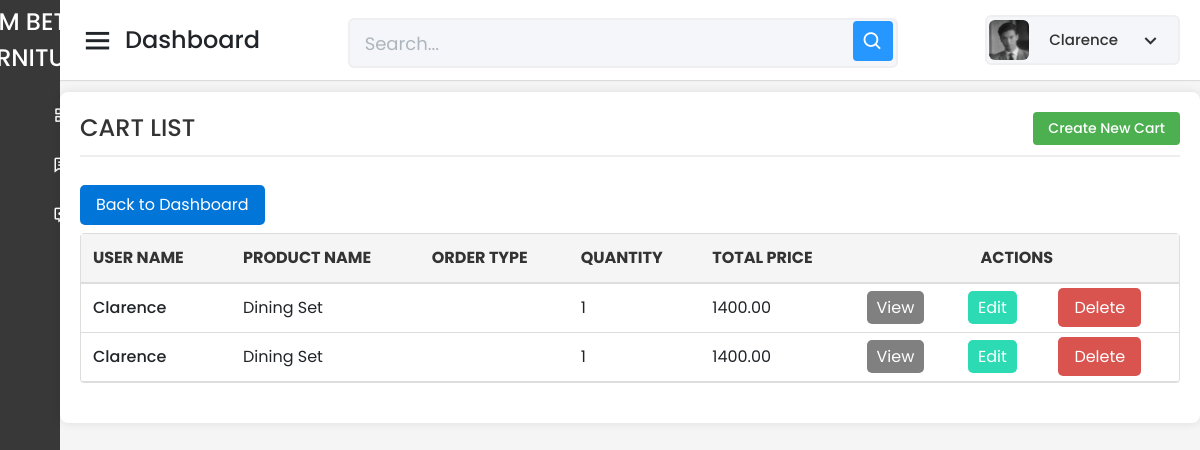
The app's page /Capstone_Admin/cart/read-all-cart-form.php (signed in), older data.
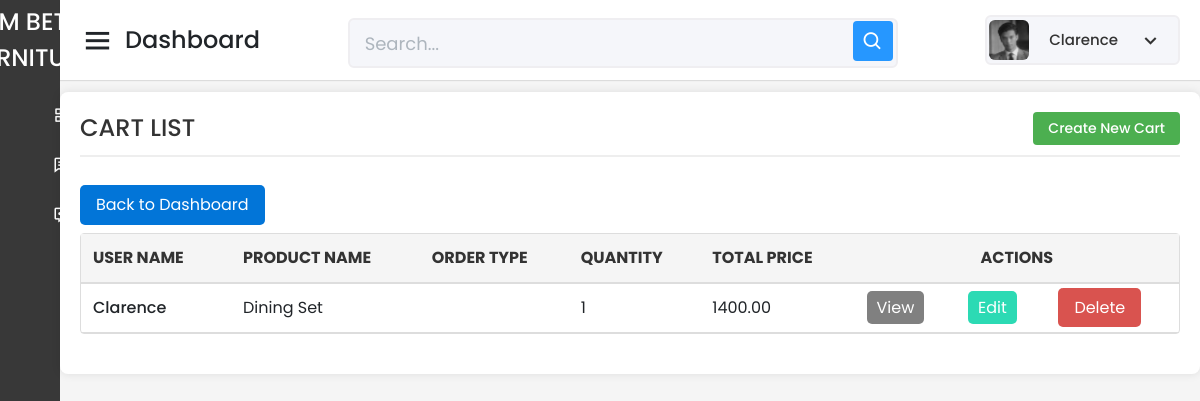
The same page, newer data.
### tables this page shows
CREATE TABLE `tbl_cart` (
  `Cart_ID` int(11) NOT NULL AUTO_INCREMENT,
  `User_ID` varchar(150) NOT NULL,
  `Product_ID` int(11) NOT NULL,
  `Quantity` int(11) NOT NULL,
  `Price` decimal(10,2) NOT NULL,
  `Total_Price` decimal(10,2) NOT NULL DEFAULT 0.00,
  `Order_Type` enum('pre_order','ready_made') NOT NULL DEFAULT 'ready_made',
  `Date_Added` timestamp NOT NULL DEFAULT current_timestamp(),
  PRIMARY KEY (`Cart_ID`),
  KEY `User_ID` (`User_ID`),
  KEY `Product_ID` (`Product_ID`),
  CONSTRAINT `tbl_cart_ibfk_1` FOREIGN KEY (`User_ID`) REFERENCES `tbl_user_info` (`User_ID`),
  CONSTRAINT `tbl_cart_ibfk_2` FOREIGN KEY (`Product_ID`) REFERENCES `tbl_prod_info` (`Product_ID`)
);

CREATE TABLE `tbl_user_info` (
  `User_ID` varchar(150) NOT NULL,
  `Last_Name` varchar(300) DEFAULT NULL,
  `First_Name` varchar(300) DEFAULT NULL,
  `Middle_Name` varchar(300) DEFAULT NULL,
  `Home_Address` varchar(300) DEFAULT NULL,
  `Email_Address` varchar(300) DEFAULT NULL,
  `Mobile_Number` varchar(300) DEFAULT NULL,
  `Status` varchar(300) DEFAULT NULL,
  `Password` varchar(150) DEFAULT NULL,
  `PicPath` varchar(750) DEFAULT NULL,
  `reset_code` int(11) DEFAULT NULL,
  `reset_code_expiry` datetime DEFAULT NULL,
  PRIMARY KEY (`User_ID`)
);

CREATE TABLE `tbl_prod_info` (
  `Product_ID` int(11) NOT NULL AUTO_INCREMENT,
  `Product_Name` varchar(255) NOT NULL,
  `Description` text DEFAULT NULL,
  `Category` varchar(100) DEFAULT NULL,
  `Sizes` varchar(100) DEFAULT NULL,
  `Color` varchar(50) DEFAULT NULL,
  `Stock` varchar(100) DEFAULT NULL,
  `Assembly_Required` varchar(255) DEFAULT NULL,
  `ImageURL` varchar(255) DEFAULT NULL,
  `Price` varchar(255) NOT NULL,
  `Sold` varchar(255) DEFAULT NULL,
  `DateAdded` timestamp NOT NULL DEFAULT current_timestamp(),
  `LastUpdate` timestamp NOT NULL DEFAULT current_timestamp() ON UPDATE current_timestamp(),
  `GLB_File_URL` varchar(255) DEFAULT NULL,
  `product_type` enum('readymade','custom') DEFAULT 'readymade',
  PRIMARY KEY (`Product_ID`)
);

### Capstone_Admin/cart/read-all-cart-form.php (the view, shortened to what this page needs)
<?php
include '../config/database.php';
$adminId = $_SESSION['admin_id'];
$stmt = $pdo->prepare("SELECT First_Name, PicPath FROM tbl_admin_info WHERE Admin_ID = :admin_id");
$stmt->bindParam(':admin_id', $adminId);
$stmt->execute();
$admin = $stmt->fetch(PDO::FETCH_ASSOC);
$adminName = htmlspecialchars($admin['First_Name']);
$profilePicPath = htmlspecialchars($admin['PicPath']);
$search = isset($_GET['search']) ? $_GET['search'] : '';
$query = "
    SELECT
        tbl_cart.Cart_ID,
        tbl_user_info.First_Name AS User_Name,
        tbl_prod_info.Product_Name,
        tbl_cart.Order_Type,
        tbl_cart.Quantity,
        tbl_cart.Total_Price
    FROM tbl_cart
    JOIN tbl_user_info ON tbl_cart.User_ID = tbl_user_info.User_ID
    JOIN tbl_prod_info ON tbl_cart.Product_ID = tbl_prod_info.Product_ID
    WHERE tbl_user_info.First_Name LIKE :search
    OR tbl_user_info.Last_Name LIKE :search
    OR tbl_prod_info.Product_Name LIKE :search
    OR tbl_cart.Order_Type LIKE :search
";
$stmt = $pdo->prepare($query);
$searchParam = '%' . $search . '%';
$stmt->bindParam(':search', $searchParam, PDO::PARAM_STR);
$stmt->execute();
$rows = $stmt->fetchAll(PDO::FETCH_ASSOC);
?>
<!DOCTYPE html>
<html lang="en" dir="ltr">
<head>
    <link href="../static/css/bootstrap.min.css" rel="stylesheet">
    <link href="../static/css-files/dashboard.css" rel="stylesheet">
    <link href="../static/css-files/button.css" rel="stylesheet">
    <link href="../static/css-files/admin_homev2.css" rel="stylesheet">
    <link href="https://unpkg.com/boxicons@2.0.7/css/boxicons.min.css" rel="stylesheet" />
</head>
<body>
    <div class="sidebar">
      <div class="logo-details">
        <span class="logo_name">
            <img src="../static/images/rm raw png.png" alt="RM BETIS FURNITURE"  class="logo_name">
        </span>
    </div>
        <ul class="nav-links">
            <li>
                <a href="../dashboard/dashboard.php" class="">
                    <span class="links_name">Dashboard</span>
                </a>
            </li>
            <li>
                <a href="../purchase-history/read-all-history-form.php" class="">
                    <span class="links_name">All Purchase History</span>
                </a>
            </li>
            <li>
    <a href="../reviews/read-all-reviews-form.php">
        <span class="links_name">All Reviews</span>
    </a>
</li>
        </ul>
    </div>
    <section class="home-section">
    <nav>
            <div class="sidebar-button">
                <i class="bx bx-menu sidebarBtn"></i>
                <span class="dashboard">Dashboard</span>
            </div>
            <div class="search-box">
                <input type="text" placeholder="Search..." />
                <i class="bx bx-search"></i>
            </div>
            <div class="profile-details" onclick="toggleDropdown()">
    <img src="../<?php echo $profilePicPath; ?>" alt="Profile Picture" />
    <span class="admin_name"><?php echo $adminName; ?></span>
    <i class="bx bx-chevron-down dropdown-button"></i>
</div>
 </nav>
<br>
<br>
<br>
<div class="container_boxes">
    <h4>CART LIST <a href="create-cart-form.php">Create New Cart</a></h4>
    <div class="button-container">
                    <a href="../dashboard/dashboard.php" class="buttonBack">Back to Dashboard</a>
                </div>
    <table width="100%" border="1" cellspacing="5">
        <tr>
            <th>USER NAME</th>
            <th>PRODUCT NAME</th>
            <th>ORDER TYPE</th>
            <th>QUANTITY</th>
            <th>TOTAL PRICE</th>
            <th colspan="3" style="text-align: center;">ACTIONS</th>
        </tr>
        <?php
        foreach ($rows as $row) {
            $cartID = htmlspecialchars($row["Cart_ID"]);
            $userName = htmlspecialchars($row["User_Name"]);
            $productName = htmlspecialchars($row["Product_Name"]);
            $orderType = htmlspecialchars($row["Order_Type"]);
            $quantity = htmlspecialchars($row["Quantity"]);
            $totalPrice = number_format((float)$row["Total_Price"], 2, '.', '');
            echo '
            <tr>
                <td>'.$userName.'</td>
                <td>'.$productName.'</td>
                <td>'.$orderType.'</td>
                <td>'.$quantity.'</td>
                <td>'.$totalPrice.'</td>
                <td><a class="buttonView" href="read-one-cart-form.php?id='.$cartID.'" target="_parent">View</a></td>
                <td><a class="buttonEdit" href="update-cart-form.php?id='.$cartID.'" target="_parent">Edit</a></td>
                <td><a class="buttonDelete" href="delete-cart-form.php?id='.$cartID.'" target="_parent">Delete</a></td>
            </tr>';
        }
        ?>
    </table>
</div>
</section>
</body>
</html>

Row changes from the older to the newer data that the page shows:
removed tbl_cart: User_ID.First_Name "Clarence", Product_ID.Product_Name "Dining Set", Quantity "1", Total_Price "1400.00"
